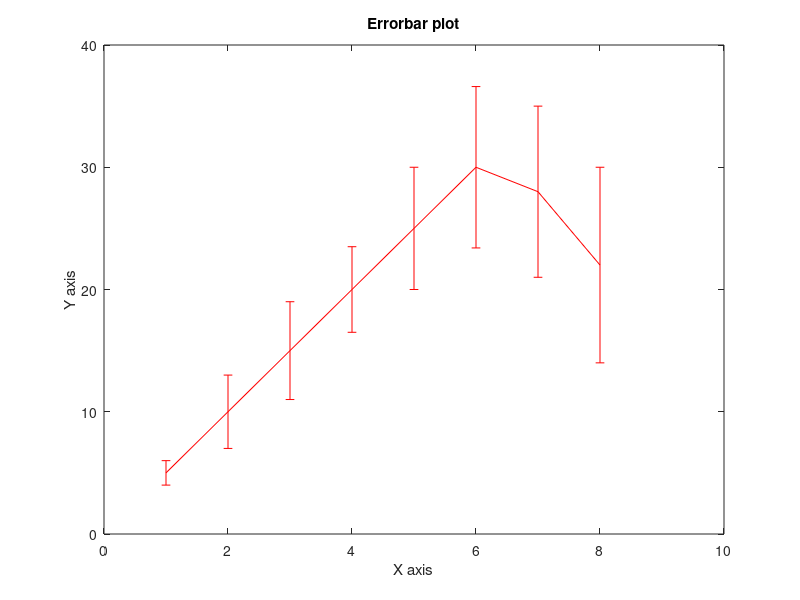

Reproduce this figure in MATLAB.
x = [5 10 15 20 25 30 28 22]
y = [1 3 4 3.5 5 6.6  7 8]
errorbar(x, y, 'r')
title('Errorbar plot')
xlabel('X axis')
ylabel('Y axis')

